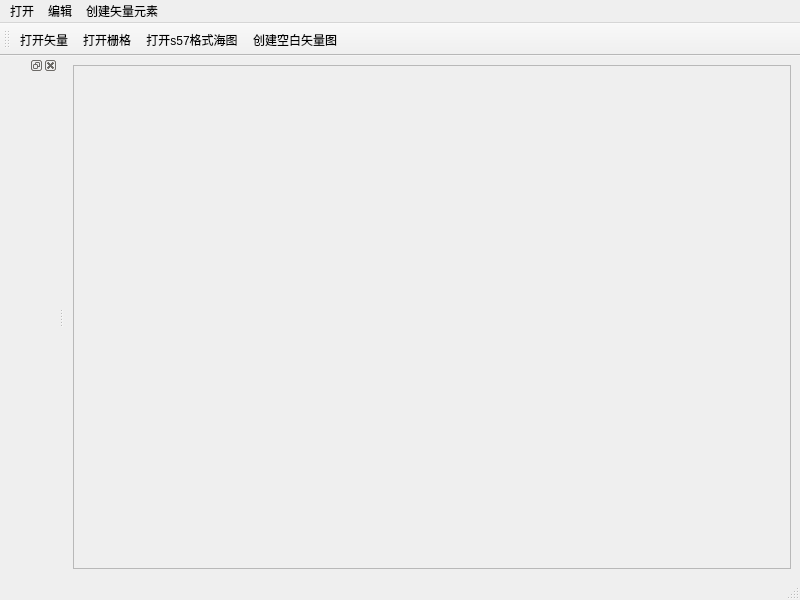
<?xml version="1.0" encoding="UTF-8"?>
<ui version="4.0">
 <class>MainWindow</class>
 <widget class="QMainWindow" name="MainWindow">
  <property name="geometry">
   <rect>
    <x>0</x>
    <y>0</y>
    <width>800</width>
    <height>600</height>
   </rect>
  </property>
  <property name="windowTitle">
   <string>MainWindow</string>
  </property>
  <property name="windowIcon">
   <iconset resource="../resources/myRc.qrc">
    <normaloff>:/ico/tubiao.ico</normaloff>:/ico/tubiao.ico</iconset>
  </property>
  <widget class="QWidget" name="centralwidget">
   <layout class="QVBoxLayout" name="verticalLayout">
    <item>
     <widget class="QFrame" name="frame">
      <property name="frameShape">
       <enum>QFrame::StyledPanel</enum>
      </property>
      <property name="frameShadow">
       <enum>QFrame::Raised</enum>
      </property>
     </widget>
    </item>
   </layout>
  </widget>
  <widget class="QMenuBar" name="menubar">
   <property name="geometry">
    <rect>
     <x>0</x>
     <y>0</y>
     <width>800</width>
     <height>23</height>
    </rect>
   </property>
   <widget class="QMenu" name="menuOpen">
    <property name="title">
     <string>打开</string>
    </property>
   </widget>
   <widget class="QMenu" name="menuEdit">
    <property name="title">
     <string>编辑</string>
    </property>
    <addaction name="actionEditShp"/>
    <addaction name="actionSelectFeature"/>
    <addaction name="actionDeleteFeature"/>
   </widget>
   <widget class="QMenu" name="menu">
    <property name="title">
     <string>创建矢量元素</string>
    </property>
    <addaction name="actionLine"/>
    <addaction name="actionPoint"/>
    <addaction name="actionPolygon"/>
   </widget>
   <addaction name="menuOpen"/>
   <addaction name="menuEdit"/>
   <addaction name="menu"/>
  </widget>
  <widget class="QStatusBar" name="statusbar"/>
  <widget class="QDockWidget" name="dockWidget">
   <attribute name="dockWidgetArea">
    <number>1</number>
   </attribute>
   <widget class="QWidget" name="dockWidgetContents"/>
  </widget>
  <widget class="QToolBar" name="toolBar">
   <property name="windowTitle">
    <string>toolBar</string>
   </property>
   <attribute name="toolBarArea">
    <enum>TopToolBarArea</enum>
   </attribute>
   <attribute name="toolBarBreak">
    <bool>false</bool>
   </attribute>
   <addaction name="actionOpenShp"/>
   <addaction name="actionOpenRaster"/>
   <addaction name="actionOpenS57"/>
   <addaction name="actionCreateLayer"/>
  </widget>
  <action name="actionOpenShp">
   <property name="text">
    <string>打开矢量</string>
   </property>
  </action>
  <action name="actionOpenRaster">
   <property name="text">
    <string>打开栅格</string>
   </property>
  </action>
  <action name="actionEditShp">
   <property name="checkable">
    <bool>true</bool>
   </property>
   <property name="icon">
    <iconset resource="../resources/myRc.qrc">
     <normaloff>:/png/edit.png</normaloff>:/png/edit.png</iconset>
   </property>
   <property name="text">
    <string>编辑</string>
   </property>
  </action>
  <action name="actionSelectFeature">
   <property name="checkable">
    <bool>true</bool>
   </property>
   <property name="icon">
    <iconset resource="../resources/myRc.qrc">
     <normaloff>:/png/select.png</normaloff>:/png/select.png</iconset>
   </property>
   <property name="text">
    <string>选择</string>
   </property>
  </action>
  <action name="actionDeleteFeature">
   <property name="icon">
    <iconset resource="../resources/myRc.qrc">
     <normaloff>:/png/delete.png</normaloff>:/png/delete.png</iconset>
   </property>
   <property name="text">
    <string>删除</string>
   </property>
  </action>
  <action name="actionOpenS57">
   <property name="text">
    <string>打开s57格式海图</string>
   </property>
  </action>
  <action name="actionLine">
   <property name="icon">
    <iconset resource="../resources/myRc.qrc">
     <normaloff>:/png/edit_rectangle.png</normaloff>:/png/edit_rectangle.png</iconset>
   </property>
   <property name="text">
    <string>线</string>
   </property>
  </action>
  <action name="actionPoint">
   <property name="icon">
    <iconset resource="../resources/myRc.qrc">
     <normaloff>:/png/edit_circle.png</normaloff>:/png/edit_circle.png</iconset>
   </property>
   <property name="text">
    <string>点</string>
   </property>
  </action>
  <action name="actionPolygon">
   <property name="icon">
    <iconset resource="../resources/myRc.qrc">
     <normaloff>:/png/edit_polygon.png</normaloff>:/png/edit_polygon.png</iconset>
   </property>
   <property name="text">
    <string>面</string>
   </property>
  </action>
  <action name="actionCreateLayer">
   <property name="text">
    <string>创建空白矢量图</string>
   </property>
  </action>
 </widget>
 <resources>
  <include location="../resources/myRc.qrc"/>
 </resources>
 <connections/>
</ui>
